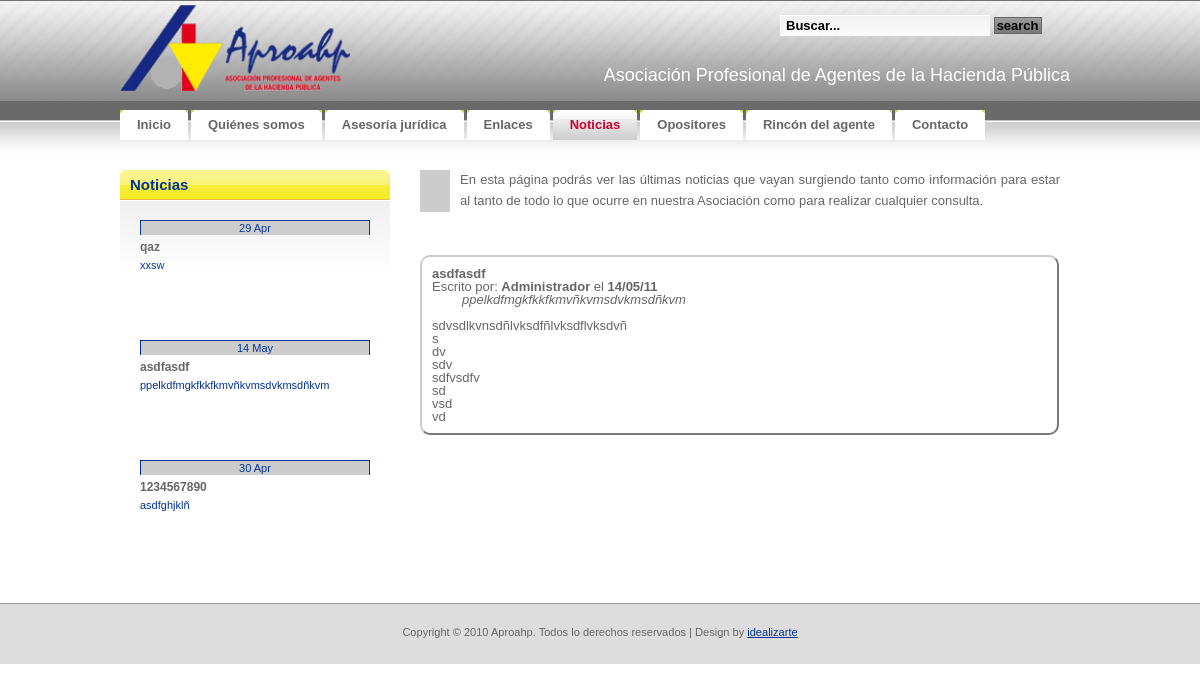
/noticias/noticias.php?noticia=48, run on the app's committed database.
### tables this page shows
CREATE TABLE IF NOT EXISTS `tbl_noticias` (
  `NOT_ID` bigint(20) NOT NULL AUTO_INCREMENT,
  `NOT_FECHA` timestamp NOT NULL DEFAULT CURRENT_TIMESTAMP,
  `NOT_Autor` bigint(20) NOT NULL,
  `NOT_Titulo` varchar(50) NOT NULL,
  `NOT_resumen` varchar(500) NOT NULL,
  `NOT_texto` text NOT NULL,
  PRIMARY KEY (`NOT_ID`)
);

CREATE TABLE IF NOT EXISTS `tbl_users` (
  `USR_ID` bigint(20) NOT NULL AUTO_INCREMENT,
  `USR_username` varchar(32) NOT NULL,
  `USR_password` varchar(32) NOT NULL,
  `USR_Displayname` varchar(32) NOT NULL,
  `USR_email` varchar(100) NOT NULL,
  `USR_Activo` tinyint(1) NOT NULL,
  PRIMARY KEY (`USR_ID`)
);

### lib/siteconfig.php (called while the page is built, shortened)
<?php
	$base_url ="http://localhost/~pdgarcia/aproahp";
	function cleanQuery($string)
	{
		if (phpversion() >= '4.3.0')
		{
			$string = mysql_real_escape_string($string);
		}
		else
		{
			$string = mysql_escape_string($string);
		}
		return $string;
	}
	function neat_trim($str, $n, $delim='...') {
		$len = strlen($str);
		if ($len > $n) {
			preg_match('/(.{' . $n . '}.*?)\b/', $str, $matches);
			return rtrim($matches[1]) . $delim;
		}
		else {
			return $str;
		}
	}
?>

### data.php (the view)
<?php
	require_once("lib/siteconfig.php");
	$noticias_page = $base_url . "/noticias/noticias.php";
	$not_result = mysql_query("SELECT * FROM tbl_noticias,tbl_users WHERE NOT_Autor=USR_ID AND DATE(`NOT_FECHA`) <= DATE( NOW( ) ) ORDER BY NOT_FECHA DESC LIMIT 0,5;");
	for ($x = 0, $numrows = mysql_num_rows($not_result); $x < $numrows && $x < $numrows ; $x++) {
		$row = mysql_fetch_assoc($not_result);
		$datetime = date("d M", strtotime($row["NOT_FECHA"]));
		echo "<li><a href=".$noticias_page."?noticia=".$row["NOT_ID"]." >";
		echo "<div class=noticiafecha>".$datetime."</div>";
		echo "<div class=noticiatitulo>".$row["NOT_Titulo"]."</div>";
		echo "<div class=noticiaresumen>".neat_trim($row["NOT_resumen"],100)."</div>";
		echo "</a></li>";
	}
?>

### noticias/noticias.php (shortened to what this page needs)
<!DOCTYPE html PUBLIC "-//W3C//DTD XHTML 1.0 Strict//EN"
  "http://www.w3.org/TR/xhtml1/DTD/xhtml1-strict.dtd">
<html xmlns="http://www.w3.org/1999/xhtml" xml:lang="en" lang="en">
<head>
	<link rel="stylesheet" href="../css/reset.css" type="text/css" media="screen" title="no title" charset="utf-8">
	<link rel="stylesheet" href="../css/aproahp.css" type="text/css" media="screen" title="no title" charset="utf-8">
</head>
<body>
<div id="container">
<?php require("../header.php");?>
	<div id="izda-b">
		<div class="box-noticias">
			<h2 class="section"><b>Noticias</b></h2>
			<div class="content">
				<div class="news">
					<ul id="spy">
					<?php include("../data.php");?>
					</ul>
				</div>
			</div>
		</div>
	</div>
	<div id="dcha-b">
		<div class="resalte">
		<p>En esta página podrás ver las últimas noticias que vayan surgiendo tanto como información para estar al tanto de todo lo que ocurre en nuestra Asociación como para realizar cualquier consulta.</p>
		</div>
		<br/>
			<?php
				require_once("../lib/siteconfig.php");
				if(isset($_GET['noticia'])) {
				$noticia=cleanQuery($_GET['noticia']);
				$sqlstring="SELECT * FROM tbl_noticias,tbl_users WHERE NOT_Autor=USR_ID AND NOT_ID=".$noticia.";";
				$not_result=mysql_query($sqlstring);
				if(mysql_num_rows($not_result)!=1){
					echo "No existe esa Noticia.....";
				}
				else{
					$row = mysql_fetch_assoc($not_result);
					$datetime = date("d/m/y", strtotime($row["NOT_FECHA"]));
					echo "<li class=noticia><span class=highlight>".$row["NOT_Titulo"]."</span><br>Escrito por: <span class=highlight>".$row["USR_Displayname"]."</span> el <span class=highlight>".$datetime."</span><br><div class=resumen>".nl2br($row["NOT_resumen"])."</div><br>".nl2br($row["NOT_texto"])."</li>";
				}
				}
		?>
		</div>
<div style="clear: both;">&nbsp;</div>
</div>
</body>
</html>

### css/aproahp.css (style rules this page uses)
* { margin: 0; padding: 0; }
ul,li { list-style-type: none; }
body, th { background: #FFFFFF url(../images/img01.gif) repeat-x; font-family: Verdana, Arial, Helvetica, sans-serif; font-size: 13px; color: #666666; }
h1, h2 { font-family: "Trebuchet MS", Arial, Helvetica, sans-serif; font-weight: normal; }
h2 { font-size: 167%; color:#ffffff; }
p, ul, ol { margin-bottom: 1.5em; line-height: 1.6em; }
p { color:#666666; }
ul { list-style: none; }
ul li { padding-left: 10px; background: url(../images/img16.gif) no-repeat 0px 10px; }
a:link { color: #003399; }
.box-noticias { background: url(../images/img17.gif) repeat-x; height:420px; }
.box-noticias .section { background: url(../images/img19.gif) no-repeat right top; color: #003399; }
.box-noticias .section b { display: block; height: 23px; padding: 7px 0 0 10px; background: url(../images/img18.gif) no-repeat; font-size:15px; }
.box-noticias .content { padding: 20px; }
#container { width: 960px; padding: 0px 0px 0px 0px; margin:0 auto; text-align:justify; }
#footer { height:20px; padding: 20px; background: #DDDDDD; border-top: 1px solid #999999; }
#footer p { margin: 0; text-align: center; font-size: 85%; }
#izda-b { width:270px; float:left; }
#dcha-b { width:650px; float:right; margin-right:10px; margin-bottom:10px; }
.resalte { border-left:30px solid #ccc; padding-left:10px; padding-right:10px; margin-bottom:20px; }
ul#spy li { list-style: none; background: none; padding: 0; cursor: pointer; height:120px; }
#spy a { text-decoration: none; }
.noticiafecha { background-color: rgb(204, 204, 204); padding: 1px 0px; border-width: 1px 1px medium; border-style: solid solid none; border-color: rgb(255, 255, 0) rgb(255, 255, 0) -moz-use-text-color; color: rgb(0, 51, 153); font: 11px Arial; text-align: center; margin-bottom: 5px; }
.noticiatitulo { width: 135px; margin-bottom: 5px; word-wrap: break-word; line-height: 1; font: bold 12px arial; color: rgb(102, 102, 102); }
.noticiaresumen { font: 11px Arial; margin-bottom: 15px; }
.noticia { padding:10px; border:2px outset #ccc; -moz-border-radius: 10px; -webkit-border-radius: 10px; padding: 10px; width:615px; margin-top:10px; color:#666666; }
.noticia .highlight { font-weight: bold; }
.noticia .resumen { padding: 0 30px; font-style: italic; }

### data on the page
tbl_noticias: NOT_FECHA "14 May", NOT_Titulo "asdfasdf", NOT_resumen "ppelkdfmgkfkkfkmvñkvmsdvkmsdñkvm", tbl_users.USR_Displayname "Administrador", NOT_FECHA "14/05/11", NOT_texto "sdvsdlkvnsdñlvksdfñlvksdflvksdvñ s dv sdv sdfvsdfv sd vsd vd"
tbl_noticias: NOT_FECHA "30 Apr", NOT_Titulo "1234567890", NOT_resumen "asdfghjklñ"
tbl_noticias: NOT_FECHA "29 Apr", NOT_Titulo "qaz", NOT_resumen "xxsw"

### other printed values
$item['Name'] "Inicio"
$item['Name'] "Quiénes somos"
$item['Name'] "Asesoría jurídica"
$item['Name'] "Enlaces"
$item['Name'] "Noticias"
$item['Name'] "Opositores"
$item['Name'] "Rincón del agente"
$item['Name'] "Contacto"
